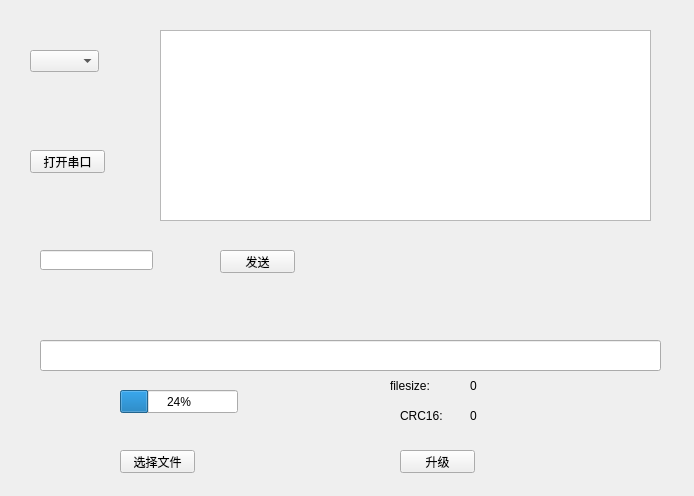
<?xml version="1.0" encoding="UTF-8"?>
<ui version="4.0">
 <class>my_Widget</class>
 <widget class="QWidget" name="my_Widget">
  <property name="geometry">
   <rect>
    <x>0</x>
    <y>0</y>
    <width>694</width>
    <height>496</height>
   </rect>
  </property>
  <property name="windowTitle">
   <string>my_Widget</string>
  </property>
  <widget class="QComboBox" name="cmbPortName">
   <property name="geometry">
    <rect>
     <x>30</x>
     <y>50</y>
     <width>69</width>
     <height>22</height>
    </rect>
   </property>
  </widget>
  <widget class="QPushButton" name="btnOpen">
   <property name="geometry">
    <rect>
     <x>30</x>
     <y>150</y>
     <width>75</width>
     <height>23</height>
    </rect>
   </property>
   <property name="text">
    <string>打开串口</string>
   </property>
  </widget>
  <widget class="QLineEdit" name="lineEdit_serial">
   <property name="geometry">
    <rect>
     <x>40</x>
     <y>250</y>
     <width>113</width>
     <height>20</height>
    </rect>
   </property>
  </widget>
  <widget class="QTextEdit" name="textEdit">
   <property name="geometry">
    <rect>
     <x>160</x>
     <y>30</y>
     <width>491</width>
     <height>191</height>
    </rect>
   </property>
  </widget>
  <widget class="QPushButton" name="pushButton_sent">
   <property name="geometry">
    <rect>
     <x>220</x>
     <y>250</y>
     <width>75</width>
     <height>23</height>
    </rect>
   </property>
   <property name="text">
    <string>发送</string>
   </property>
  </widget>
  <widget class="QLineEdit" name="file_lineEdit">
   <property name="geometry">
    <rect>
     <x>40</x>
     <y>340</y>
     <width>621</width>
     <height>31</height>
    </rect>
   </property>
  </widget>
  <widget class="QPushButton" name="pushButton_openfile">
   <property name="geometry">
    <rect>
     <x>120</x>
     <y>450</y>
     <width>75</width>
     <height>23</height>
    </rect>
   </property>
   <property name="text">
    <string>选择文件</string>
   </property>
  </widget>
  <widget class="QPushButton" name="pushButton_upgrade">
   <property name="geometry">
    <rect>
     <x>400</x>
     <y>450</y>
     <width>75</width>
     <height>23</height>
    </rect>
   </property>
   <property name="text">
    <string>升级</string>
   </property>
  </widget>
  <widget class="QLabel" name="label_checksum">
   <property name="geometry">
    <rect>
     <x>470</x>
     <y>400</y>
     <width>101</width>
     <height>31</height>
    </rect>
   </property>
   <property name="text">
    <string>0</string>
   </property>
  </widget>
  <widget class="QProgressBar" name="progressBar">
   <property name="geometry">
    <rect>
     <x>120</x>
     <y>390</y>
     <width>118</width>
     <height>23</height>
    </rect>
   </property>
   <property name="value">
    <number>24</number>
   </property>
  </widget>
  <widget class="QLabel" name="label">
   <property name="geometry">
    <rect>
     <x>400</x>
     <y>410</y>
     <width>54</width>
     <height>12</height>
    </rect>
   </property>
   <property name="text">
    <string>CRC16:</string>
   </property>
  </widget>
  <widget class="QLabel" name="label_2">
   <property name="geometry">
    <rect>
     <x>390</x>
     <y>380</y>
     <width>54</width>
     <height>12</height>
    </rect>
   </property>
   <property name="text">
    <string>filesize:</string>
   </property>
  </widget>
  <widget class="QLabel" name="label_filesize">
   <property name="geometry">
    <rect>
     <x>470</x>
     <y>380</y>
     <width>54</width>
     <height>12</height>
    </rect>
   </property>
   <property name="text">
    <string>0</string>
   </property>
  </widget>
 </widget>
 <layoutdefault spacing="6" margin="11"/>
 <resources/>
 <connections/>
</ui>
